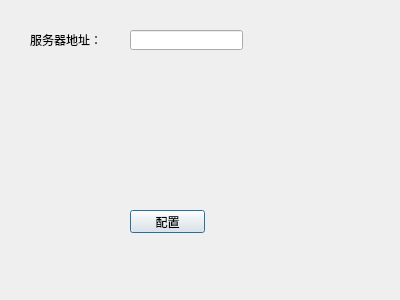
<?xml version="1.0" encoding="UTF-8"?>
<ui version="4.0">
 <class>Dialog_setConfig</class>
 <widget class="QDialog" name="Dialog_setConfig">
  <property name="geometry">
   <rect>
    <x>0</x>
    <y>0</y>
    <width>400</width>
    <height>300</height>
   </rect>
  </property>
  <property name="windowTitle">
   <string>配置</string>
  </property>
  <widget class="QLabel" name="label">
   <property name="geometry">
    <rect>
     <x>30</x>
     <y>30</y>
     <width>81</width>
     <height>20</height>
    </rect>
   </property>
   <property name="text">
    <string>服务器地址：</string>
   </property>
  </widget>
  <widget class="QLineEdit" name="lineEdit_serverip">
   <property name="geometry">
    <rect>
     <x>130</x>
     <y>30</y>
     <width>113</width>
     <height>20</height>
    </rect>
   </property>
  </widget>
  <widget class="QPushButton" name="pushButton_setconfig">
   <property name="geometry">
    <rect>
     <x>130</x>
     <y>210</y>
     <width>75</width>
     <height>23</height>
    </rect>
   </property>
   <property name="text">
    <string>配置</string>
   </property>
  </widget>
 </widget>
 <resources/>
 <connections/>
</ui>
